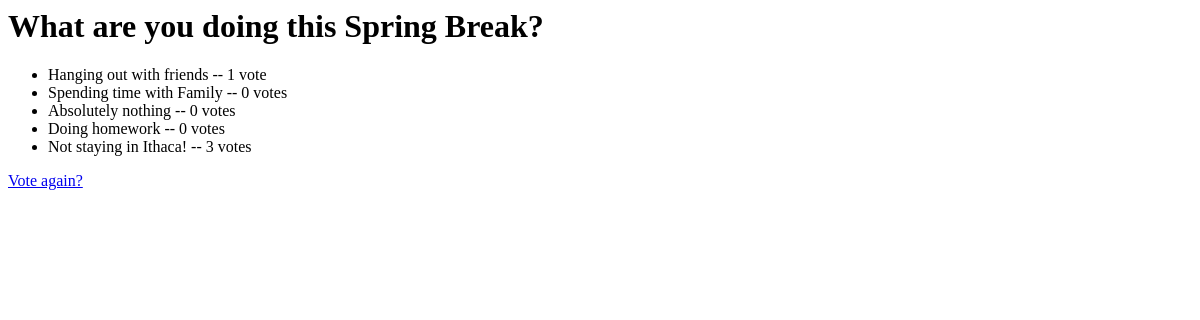
/polls/5/results/, run on an earlier commit of the app's database.
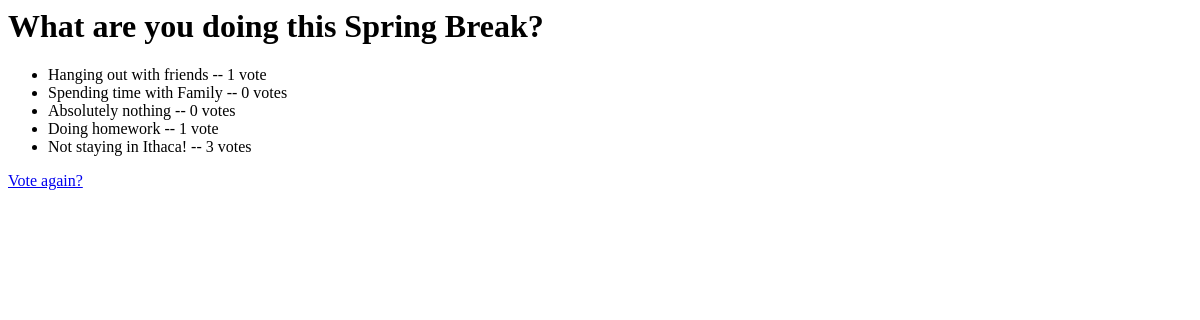
And on a later commit of the database.
### polls/models.py (models this page shows, shortened)
class Choice(models.Model):
    question = models.ForeignKey(Question)
    choice_text = models.CharField(max_length=200)
    votes = models.IntegerField(default=0)

### polls/views.py (the view)
# urls.py: url(r'^(?P<pk>\d+)/results/$', views.ResultsView.as_view(),
class ResultsView(generic.DetailView):
    model = Question
    template_name = 'polls/results.html'

### polls/templates/polls/results.html
<h1>{{ question.question_text }}</h1>
<ul>
{% for choice in question.choice_set.all %}
    <li>{{ choice.choice_text }} -- {{ choice.votes }} vote{{ choice.votes|pluralize }}</li>
{% endfor %}
</ul>
<a href="/polls/">Vote again?</a>

What changed in the data, as far as the page shows it:
changed Choice "Doing homework": votes "0" → "1"
